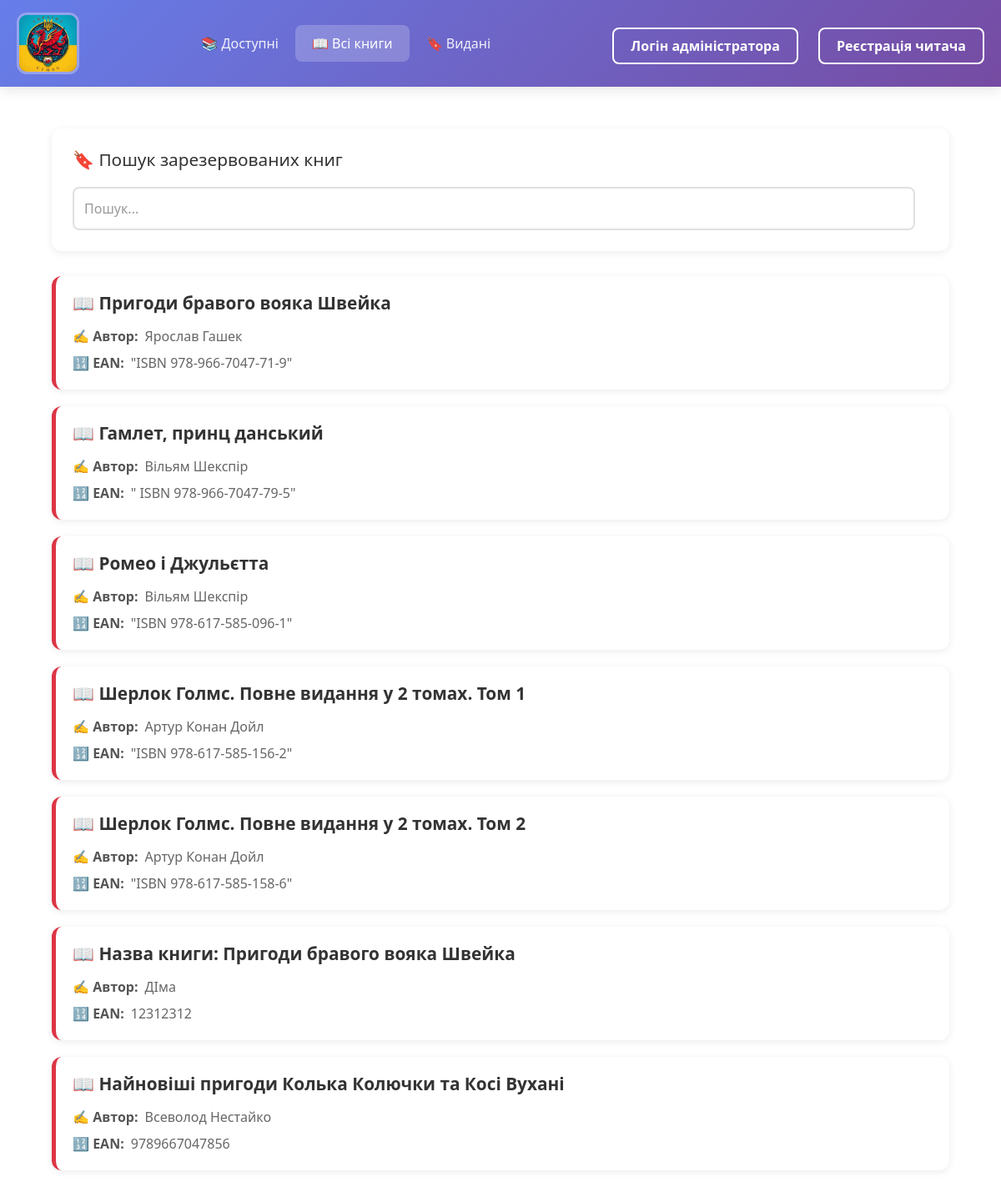
Before: /booked with the older database file.
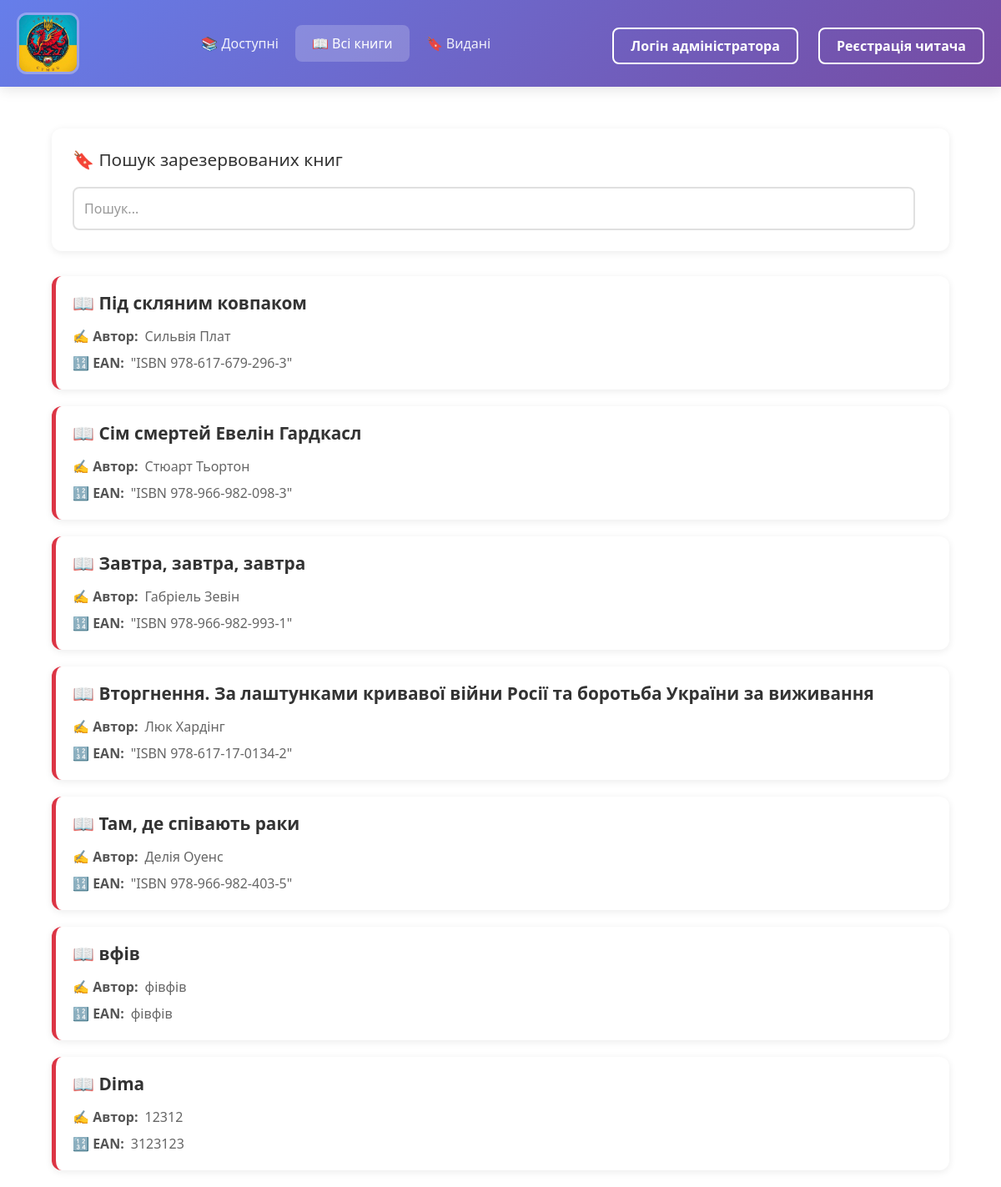
After: the same page with the newer database file.
### app.py (models this page shows)
class Book(db.Model):
    id = db.Column(db.Integer, primary_key=True)
    name_book = db.Column(db.String(100), nullable=False)
    author = db.Column(db.String(100), nullable=False)
    surname = db.Column(db.String(100))
    ean = db.Column(db.Text, nullable=False)
    buyer = db.Column(db.String(100), nullable=False)
    phone = db.Column(db.String(20), nullable=False)
    stat = db.Column(db.String(20), nullable=False)
    date = db.Column(db.DateTime, default=datetime.utcnow)
    enddate = db.Column(db.DateTime, default=datetime.utcnow)
    history = db.Column(db.String(100))

### app.py (the view)
@app.route('/booked')
def booked():
    search_query = request.args.get('search', '')
    if search_query:
        booked = Book.query.filter(
            (Book.name_book.ilike(f'%{search_query}%')) |
            (Book.author.ilike(f'%{search_query}%')) |
            (Book.ean.ilike(f'%{search_query}%'))
        ).all()
    else:
        booked = Book.query.all()
    return render_template('booked.html', booked=booked, search_query=search_query)

### templates/booked.html (shortened to what this page needs)
{% extends 'base.html' %}
{% block body %}
<div class="container" style="max-width: 1200px; margin: 0 auto; padding: 20px;">
    <div style="background: white; padding: 25px; border-radius: 12px; box-shadow: 0 2px 10px rgba(0,0,0,0.08); margin-bottom: 30px;">
        <h3 style="color: #333; margin-bottom: 20px; font-size: 1.3em; display: flex; align-items: center; gap: 10px;">
            🔖 Пошук зарезервованих книг
        </h3>
        <form class="col-12 col-lg-auto mb-3 mb-lg-0 me-lg-3" method="GET" action="/books" style="display: flex; gap: 15px; align-items: center; flex-wrap: wrap;">
            <input type="search" name="search" id="searchInput" class="search form-control text-bg-white" placeholder="Пошук..." aria-label="Search" value="{{ search_query if search_query else '' }}" style="flex: 1; min-width: 100%; padding: 12px; border: 2px solid #e0e0e0; border-radius: 8px; font-size: 1em; transition: border 0.3s;">
        </form>
    </div>
    {% if booked %}
        <div style="display: grid; gap: 20px;">
            {% for el in booked %}
            <div class="gigi">
                <div class="didi"
                    style="background: white; padding: 20px; border-radius: 12px; box-shadow: 0 2px 10px rgba(0,0,0,0.08); cursor: pointer; transition: transform 0.2s, box-shadow 0.3s; border-left: 5px solid #dc3545;"
                    onclick="window.location.href='/books/{{ el.id }}'"
                    onmouseover="this.style.transform='translateY(-3px)'; this.style.boxShadow='0 6px 20px rgba(0,0,0,0.15)';"
                    onmouseout="this.style.transform='translateY(0)'; this.style.boxShadow='0 2px 10px rgba(0,0,0,0.08)';">
                    <div class="book-header" style="display: flex; justify-content: space-between; align-items: center; margin-bottom: 15px;">
                        <h3 class="tutu" style="margin: 0; font-size: 1.3em; color: #333; font-weight: 600;">
                            📖 {{ el.name_book }}
                        </h3>
                    </div>
                    <div style="display: flex; flex-direction: column; gap: 8px; color: #666;">
                        <p class="tutu" style="margin: 0; display: flex; align-items: center; gap: 8px;">
                            <span style="font-weight: 600; color: #555;">✍️ Автор:</span> {{ el.author }}
                        </p>
                        <p class="tutu" style="margin: 0; display: flex; align-items: center; gap: 8px;">
                            <span style="font-weight: 600; color: #555;">🔢 EAN:</span> {{ el.ean }}
                        </p>
                    </div>
                </div>
            </div>
            {% endfor %}
        </div>
    {% endif %}
</div>
{% endblock %}

### templates/base.html (shortened to what this page needs)
<!DOCTYPE html>
<html lang="en">
<head>
    <link rel="stylesheet" href="{{ url_for('static', filename='css/main.css') }}">
    <link href="https://cdn.jsdelivr.net/npm/bootstrap@5.3.8/dist/css/bootstrap.min.css" rel="stylesheet"
>
</head>
<body>
    <header class="modern-header">
        <div class="header-container">
            <div class="d-flex flex-wrap align-items-center justify-content-between">
                <div class="d-flex align-items-center">
                    <a href="/">
                        <img src="{{ url_for('static', filename='image/logotyp.jpg') }}" alt="logo" class="logo-img">
                    </a>
                </div>
                <ul class="nav col-12 col-md-auto mb-2 justify-content-center mb-md-0">
                    <li><a href="/notbook" class="nav-link">📚 Доступні</a></li>
                    <li><a href="/" class="nav-link active">📖 Всі книги</a></li>
                    <li><a href="/booked" class="nav-link">🔖 Видані</a></li>
                </ul>
                <div class="text-end">
                    {% if current_user.is_authenticated %}
                    <span class="user-greeting">👤 Вітаємо!</span>
                    <a href="/logout" class="btn btn-outline-danger">Вихід</a>
                    {% else %}
                    <a href="/login"  class="btn btn-outline-primary">Логін адміністратора</a>
                    <a href="/reg" style="margin-left: 20px;" class="btn btn-outline-primary">Реєстрація читача</a>
                    {% endif %}
                </div>
            </div>
        </div>
    </header>
    <div class="container">
        {% block body %}{% endblock %}
    </div>
</body>
</html>

### static/css/main.css (style rules this page uses)
header { background-color: white; top:0; z-index: 1000; }
.btn { margin-top: 5px; }
.tutu { margin-bottom:7px }
.search { max-width: 90%; }

### templates/base.html (style rules this page uses)
.modern-header { background: linear-gradient(135deg, #667eea 0%, #764ba2 100%); box-shadow: 0 4px 15px rgba(0,0,0,0.1); padding: 15px 0; margin-bottom: 30px; }
.header-container { max-width: 100%; padding: 0 20px; margin: 0; }
.logo-img { width: 75px; border: 3px solid rgba(255,255,255,0.3); border-radius: 12px; transition: transform 0.3s; }
.nav-link { color: rgba(255,255,255,0.9) !important; font-weight: 500; padding: 10px 20px !important; border-radius: 8px; transition: all 0.3s; position: relative; }
.nav-link.active { background: rgba(255,255,255,0.2); color: white !important; }
.btn-outline-danger, .btn-outline-primary { border: 2px solid white; color: white; font-weight: 600; padding: 8px 20px; border-radius: 8px; transition: all 0.3s; }

### templates/booked.html (style rules this page uses)
.search::placeholder { color: #999; }

Changed rows visible on the page:
removed Book: name_book "Назва книги: Пригоди бравого вояка Швейка", author "ДІма", ean "12312312"
removed Book: name_book "Найновіші пригоди Колька Колючки та Косі Вухані", author "Всеволод Нестайко", ean "9789667047856"
added Book: name_book "Під скляним ковпаком", author "Сильвія Плат", ean "\"ISBN 978-617-679-296-3\""
added Book: name_book "Сім смертей Евелін Гардкасл", author "Стюарт Тьортон", ean "\"ISBN 978-966-982-098-3\""
changed Book: name_book "Пригоди бравого вояка Швейка" → "Завтра, завтра, завтра"; author "Ярослав Гашек" → "Габріель Зевін"; ean "\"ISBN 978-966-7047-71-9\"" → "\"ISBN 978-966-982-993-1\""
changed Book: name_book "Гамлет, принц данський" → "Вторгнення. За лаштунками кривавої війни Росії та боротьба України за виживання"; author "Вільям Шекспір" → "Люк Хардінг"; ean "\" ISBN 978-966-7047-79-5\"" → "\"ISBN 978-617-17-0134-2\""
changed Book: name_book "Ромео і Джульєтта" → "Там, де співають раки"; author "Вільям Шекспір" → "Делія Оуенс"; ean "\"ISBN 978-617-585-096-1\"" → "\"ISBN 978-966-982-403-5\""
changed Book: name_book "Шерлок Голмс. Повне видання у 2 томах. Том 1" → "вфів"; author "Артур Конан Дойл" → "фівфів"; ean "\"ISBN 978-617-585-156-2\"" → "фівфів"
changed Book: name_book "Шерлок Голмс. Повне видання у 2 томах. Том 2" → "Dima"; author "Артур Конан Дойл" → "12312"; ean "\"ISBN 978-617-585-158-6\"" → "3123123"
